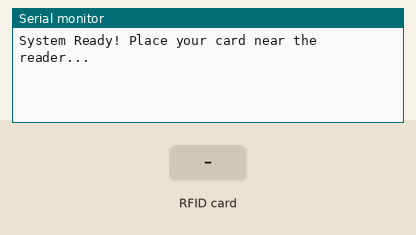
The sketch below on a simulated Arduino Uno, built with avr-gcc and run on an emulated ATmega328P. On the bench: the last lines printed to the serial monitor. The test bench sets the inputs (shaded band).

Above: at 1.2 s.
1.3 s: RFID card 93 B5 56 35 held to the reader
At 2.5 s:
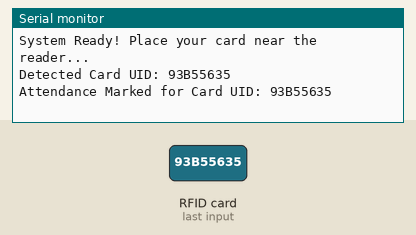
2.8 s: RFID card 33 4E 1B 35 held to the reader
At 4.0 s:
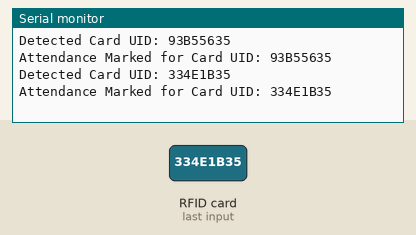
4.3 s: RFID card 5E 7A 19 C4 held to the reader
At 4.8 s:
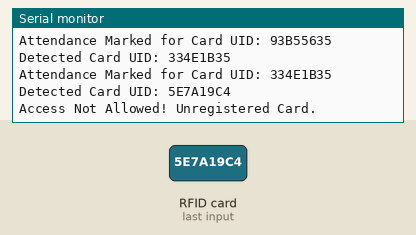

Measured:
- after the input at 1.3 s, the serial monitor: prints a new line at once (image 1)
- after the input at 2.8 s, the serial monitor: prints a new line at once (image 2)
- after the input at 4.3 s, the serial monitor: prints a new line at once (image 3)

The sketch:

Attendance_record_System_Arduino_code.ino
```cpp
#include <SPI.h>
#include <MFRC522.h>
#include <SoftwareSerial.h>

constexpr uint8_t RST_PIN = 9;  // Configurable, see typical pin layout
constexpr uint8_t SS_PIN = 10;  // Configurable, see typical pin layout
MFRC522 rfid(SS_PIN, RST_PIN);  // Create instance of the RFID class

SoftwareSerial espSerial(5, 6); // RX, TX pins for communication with NodeMCU

// Array of registered RFID tags
String registeredCards[] = {
  "93B55635",  // Registered Card 1
  "334E1B35",  // Registered Card 2
  "939B5435"   // Registered Card 3
};

const int numRegisteredCards = sizeof(registeredCards) / sizeof(registeredCards[0]);

void setup() {
  Serial.begin(9600);    // Start serial communication
  espSerial.begin(115200); // Initialize SoftwareSerial communication (for NodeMCU)
  SPI.begin();           // Initialize SPI bus for RFID
  rfid.PCD_Init();       // Initialize MFRC522
  Serial.println("System Ready! Place your card near the reader...");
}

void loop() {
  // Check for new RFID card
  if (!rfid.PICC_IsNewCardPresent()) return;

  if (rfid.PICC_ReadCardSerial()) {
    String tag = "";
    for (byte i = 0; i < rfid.uid.size; i++) {
      tag += String(rfid.uid.uidByte[i], HEX); // Convert UID to string
    }
    tag.toUpperCase(); // Ensure the tag is in uppercase
    Serial.println("Detected Card UID: " + tag); // Print UID to serial monitor

    // Check if the detected card UID matches any registered card
    bool isRegistered = false;
    for (int i = 0; i < numRegisteredCards; i++) {
      if (registeredCards[i] == tag) {
        isRegistered = true;
        break;
      }
    }

    // If card is registered, mark attendance, else deny access
    if (isRegistered) {
      Serial.println("Attendance Marked for Card UID: " + tag);
      espSerial.println(tag); // Send attendance info to NodeMCU
    } else {
      Serial.println("Access Not Allowed! Unregistered Card.");
      espSerial.println("Unregistered Card."); // Deny access to NodeMCU
    }

    rfid.PICC_HaltA();       // Stop reading
    rfid.PCD_StopCrypto1();  // Stop encryption
  }
}
```
